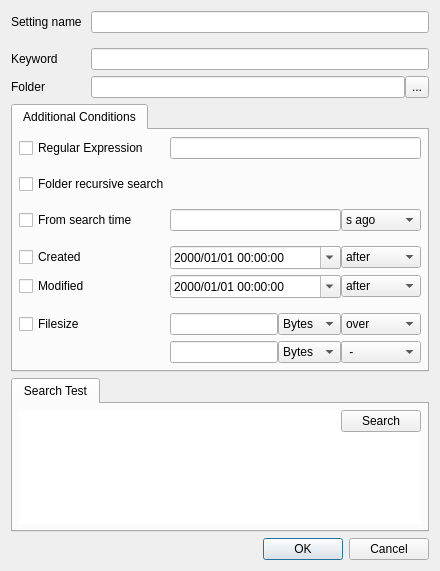
<?xml version="1.0" encoding="UTF-8"?>
<ui version="4.0">
 <class>FileSearchDialog</class>
 <widget class="QDialog" name="FileSearchDialog">
  <property name="windowModality">
   <enum>Qt::NonModal</enum>
  </property>
  <property name="geometry">
   <rect>
    <x>0</x>
    <y>0</y>
    <width>440</width>
    <height>571</height>
   </rect>
  </property>
  <property name="sizePolicy">
   <sizepolicy hsizetype="Preferred" vsizetype="Preferred">
    <horstretch>0</horstretch>
    <verstretch>0</verstretch>
   </sizepolicy>
  </property>
  <property name="windowTitle">
   <string>Dialog</string>
  </property>
  <property name="windowIcon">
   <iconset resource="../../res/resources.qrc">
    <normaloff>:/default_icons/edit.png</normaloff>:/default_icons/edit.png</iconset>
  </property>
  <property name="sizeGripEnabled">
   <bool>false</bool>
  </property>
  <property name="modal">
   <bool>false</bool>
  </property>
  <layout class="QVBoxLayout" name="verticalLayout">
   <item>
    <widget class="QFrame" name="frame">
     <property name="frameShape">
      <enum>QFrame::NoFrame</enum>
     </property>
     <property name="frameShadow">
      <enum>QFrame::Raised</enum>
     </property>
     <property name="lineWidth">
      <number>0</number>
     </property>
     <layout class="QGridLayout" name="gridLayout_3">
      <property name="leftMargin">
       <number>0</number>
      </property>
      <property name="topMargin">
       <number>0</number>
      </property>
      <property name="rightMargin">
       <number>0</number>
      </property>
      <property name="bottomMargin">
       <number>0</number>
      </property>
      <property name="horizontalSpacing">
       <number>0</number>
      </property>
      <property name="verticalSpacing">
       <number>6</number>
      </property>
      <item row="2" column="2" colspan="2">
       <widget class="QLineEdit" name="keywordLineEdit">
        <property name="placeholderText">
         <string/>
        </property>
       </widget>
      </item>
      <item row="3" column="2">
       <widget class="QLineEdit" name="directoryLineEdit">
        <property name="placeholderText">
         <string/>
        </property>
       </widget>
      </item>
      <item row="1" column="0">
       <spacer name="verticalSpacer_5">
        <property name="orientation">
         <enum>Qt::Vertical</enum>
        </property>
        <property name="sizeType">
         <enum>QSizePolicy::Fixed</enum>
        </property>
        <property name="sizeHint" stdset="0">
         <size>
          <width>20</width>
          <height>9</height>
         </size>
        </property>
       </spacer>
      </item>
      <item row="2" column="0">
       <widget class="QLabel" name="label_3">
        <property name="text">
         <string>Keyword</string>
        </property>
       </widget>
      </item>
      <item row="3" column="0">
       <widget class="QLabel" name="label_2">
        <property name="text">
         <string>Folder</string>
        </property>
       </widget>
      </item>
      <item row="0" column="0">
       <widget class="QLabel" name="label">
        <property name="text">
         <string>Setting name</string>
        </property>
       </widget>
      </item>
      <item row="3" column="3">
       <widget class="QToolButton" name="openToolButton">
        <property name="sizePolicy">
         <sizepolicy hsizetype="Preferred" vsizetype="Preferred">
          <horstretch>0</horstretch>
          <verstretch>0</verstretch>
         </sizepolicy>
        </property>
        <property name="text">
         <string>...</string>
        </property>
       </widget>
      </item>
      <item row="0" column="2" colspan="2">
       <widget class="QLineEdit" name="nameLineEdit"/>
      </item>
      <item row="0" column="1">
       <spacer name="horizontalSpacer">
        <property name="orientation">
         <enum>Qt::Horizontal</enum>
        </property>
        <property name="sizeType">
         <enum>QSizePolicy::Fixed</enum>
        </property>
        <property name="sizeHint" stdset="0">
         <size>
          <width>9</width>
          <height>20</height>
         </size>
        </property>
       </spacer>
      </item>
     </layout>
    </widget>
   </item>
   <item>
    <widget class="QTabWidget" name="searchAdditionalConditions">
     <property name="sizePolicy">
      <sizepolicy hsizetype="Expanding" vsizetype="Preferred">
       <horstretch>0</horstretch>
       <verstretch>0</verstretch>
      </sizepolicy>
     </property>
     <widget class="QWidget" name="searchAdditionalConditionsPage">
      <attribute name="title">
       <string>Additional Conditions</string>
      </attribute>
      <layout class="QVBoxLayout" name="verticalLayout_2">
       <property name="leftMargin">
        <number>6</number>
       </property>
       <property name="topMargin">
        <number>6</number>
       </property>
       <property name="rightMargin">
        <number>6</number>
       </property>
       <property name="bottomMargin">
        <number>6</number>
       </property>
       <item>
        <layout class="QGridLayout" name="gridLayout_2">
         <property name="horizontalSpacing">
          <number>0</number>
         </property>
         <item row="0" column="1" colspan="3">
          <widget class="QLineEdit" name="regexLineEdit">
           <property name="sizePolicy">
            <sizepolicy hsizetype="Expanding" vsizetype="Fixed">
             <horstretch>0</horstretch>
             <verstretch>0</verstretch>
            </sizepolicy>
           </property>
          </widget>
         </item>
         <item row="6" column="3">
          <widget class="QComboBox" name="createComboBox">
           <property name="sizePolicy">
            <sizepolicy hsizetype="MinimumExpanding" vsizetype="Fixed">
             <horstretch>0</horstretch>
             <verstretch>0</verstretch>
            </sizepolicy>
           </property>
           <item>
            <property name="text">
             <string>after</string>
            </property>
           </item>
           <item>
            <property name="text">
             <string>equals</string>
            </property>
           </item>
           <item>
            <property name="text">
             <string>before</string>
            </property>
           </item>
          </widget>
         </item>
         <item row="9" column="0">
          <widget class="QCheckBox" name="fsizeCheckBox">
           <property name="text">
            <string>Filesize</string>
           </property>
          </widget>
         </item>
         <item row="7" column="1" colspan="2">
          <widget class="QDateTimeEdit" name="modifiedDateTimeEdit">
           <property name="sizePolicy">
            <sizepolicy hsizetype="MinimumExpanding" vsizetype="Fixed">
             <horstretch>0</horstretch>
             <verstretch>0</verstretch>
            </sizepolicy>
           </property>
           <property name="displayFormat">
            <string>yyyy/MM/dd HH:mm:ss</string>
           </property>
           <property name="calendarPopup">
            <bool>true</bool>
           </property>
          </widget>
         </item>
         <item row="2" column="0">
          <widget class="QCheckBox" name="recursiveCheckBox">
           <property name="text">
            <string>Folder recursive search</string>
           </property>
          </widget>
         </item>
         <item row="7" column="0">
          <widget class="QCheckBox" name="modifiedCheckBox">
           <property name="text">
            <string>Modified</string>
           </property>
          </widget>
         </item>
         <item row="9" column="2">
          <widget class="QComboBox" name="bytesComboBox1">
           <property name="sizePolicy">
            <sizepolicy hsizetype="MinimumExpanding" vsizetype="Fixed">
             <horstretch>0</horstretch>
             <verstretch>0</verstretch>
            </sizepolicy>
           </property>
           <item>
            <property name="text">
             <string>Bytes</string>
            </property>
           </item>
           <item>
            <property name="text">
             <string>KB</string>
            </property>
           </item>
           <item>
            <property name="text">
             <string>MB</string>
            </property>
           </item>
           <item>
            <property name="text">
             <string>GB</string>
            </property>
           </item>
           <item>
            <property name="text">
             <string>TB</string>
            </property>
           </item>
          </widget>
         </item>
         <item row="6" column="0">
          <widget class="QCheckBox" name="createCheckBox">
           <property name="text">
            <string>Created</string>
           </property>
          </widget>
         </item>
         <item row="10" column="3">
          <widget class="QComboBox" name="fsizeComboBox2">
           <property name="sizePolicy">
            <sizepolicy hsizetype="MinimumExpanding" vsizetype="Fixed">
             <horstretch>0</horstretch>
             <verstretch>0</verstretch>
            </sizepolicy>
           </property>
           <property name="currentText">
            <string> -</string>
           </property>
           <property name="currentIndex">
            <number>5</number>
           </property>
           <item>
            <property name="text">
             <string>over</string>
            </property>
           </item>
           <item>
            <property name="text">
             <string>or more</string>
            </property>
           </item>
           <item>
            <property name="text">
             <string>equals to</string>
            </property>
           </item>
           <item>
            <property name="text">
             <string>or less</string>
            </property>
           </item>
           <item>
            <property name="text">
             <string>under</string>
            </property>
           </item>
           <item>
            <property name="text">
             <string> -</string>
            </property>
           </item>
          </widget>
         </item>
         <item row="1" column="0">
          <spacer name="verticalSpacer">
           <property name="orientation">
            <enum>Qt::Vertical</enum>
           </property>
           <property name="sizeType">
            <enum>QSizePolicy::Fixed</enum>
           </property>
           <property name="sizeHint" stdset="0">
            <size>
             <width>20</width>
             <height>9</height>
            </size>
           </property>
          </spacer>
         </item>
         <item row="4" column="0">
          <widget class="QCheckBox" name="secondsCheckBox">
           <property name="text">
            <string>From search time</string>
           </property>
          </widget>
         </item>
         <item row="4" column="3">
          <widget class="QComboBox" name="secondsComboBox">
           <property name="sizePolicy">
            <sizepolicy hsizetype="MinimumExpanding" vsizetype="Fixed">
             <horstretch>0</horstretch>
             <verstretch>0</verstretch>
            </sizepolicy>
           </property>
           <item>
            <property name="text">
             <string>s ago</string>
            </property>
           </item>
           <item>
            <property name="text">
             <string>min ago</string>
            </property>
           </item>
           <item>
            <property name="text">
             <string>h ago</string>
            </property>
           </item>
          </widget>
         </item>
         <item row="9" column="1">
          <widget class="QLineEdit" name="fsizeLineEdit1">
           <property name="sizePolicy">
            <sizepolicy hsizetype="Expanding" vsizetype="Fixed">
             <horstretch>0</horstretch>
             <verstretch>0</verstretch>
            </sizepolicy>
           </property>
          </widget>
         </item>
         <item row="7" column="3">
          <widget class="QComboBox" name="modifiedComboBox">
           <property name="sizePolicy">
            <sizepolicy hsizetype="MinimumExpanding" vsizetype="Fixed">
             <horstretch>0</horstretch>
             <verstretch>0</verstretch>
            </sizepolicy>
           </property>
           <item>
            <property name="text">
             <string>after</string>
            </property>
           </item>
           <item>
            <property name="text">
             <string>equals</string>
            </property>
           </item>
           <item>
            <property name="text">
             <string>before</string>
            </property>
           </item>
          </widget>
         </item>
         <item row="10" column="1">
          <widget class="QLineEdit" name="fsizeLineEdit2">
           <property name="sizePolicy">
            <sizepolicy hsizetype="Expanding" vsizetype="Fixed">
             <horstretch>0</horstretch>
             <verstretch>0</verstretch>
            </sizepolicy>
           </property>
          </widget>
         </item>
         <item row="4" column="1" colspan="2">
          <widget class="QLineEdit" name="secondsLineEdit">
           <property name="sizePolicy">
            <sizepolicy hsizetype="Expanding" vsizetype="Fixed">
             <horstretch>0</horstretch>
             <verstretch>0</verstretch>
            </sizepolicy>
           </property>
          </widget>
         </item>
         <item row="5" column="0">
          <spacer name="verticalSpacer_3">
           <property name="orientation">
            <enum>Qt::Vertical</enum>
           </property>
           <property name="sizeType">
            <enum>QSizePolicy::Fixed</enum>
           </property>
           <property name="sizeHint" stdset="0">
            <size>
             <width>20</width>
             <height>9</height>
            </size>
           </property>
          </spacer>
         </item>
         <item row="6" column="1" colspan="2">
          <widget class="QDateTimeEdit" name="createDateTimeEdit">
           <property name="sizePolicy">
            <sizepolicy hsizetype="MinimumExpanding" vsizetype="Fixed">
             <horstretch>0</horstretch>
             <verstretch>0</verstretch>
            </sizepolicy>
           </property>
           <property name="displayFormat">
            <string>yyyy/MM/dd HH:mm:ss</string>
           </property>
           <property name="calendarPopup">
            <bool>true</bool>
           </property>
          </widget>
         </item>
         <item row="10" column="2">
          <widget class="QComboBox" name="bytesComboBox2">
           <property name="sizePolicy">
            <sizepolicy hsizetype="MinimumExpanding" vsizetype="Fixed">
             <horstretch>0</horstretch>
             <verstretch>0</verstretch>
            </sizepolicy>
           </property>
           <item>
            <property name="text">
             <string>Bytes</string>
            </property>
           </item>
           <item>
            <property name="text">
             <string>KB</string>
            </property>
           </item>
           <item>
            <property name="text">
             <string>MB</string>
            </property>
           </item>
           <item>
            <property name="text">
             <string>GB</string>
            </property>
           </item>
           <item>
            <property name="text">
             <string>TB</string>
            </property>
           </item>
          </widget>
         </item>
         <item row="0" column="0">
          <widget class="QCheckBox" name="regexCheckBox">
           <property name="text">
            <string>Regular Expression</string>
           </property>
          </widget>
         </item>
         <item row="3" column="0">
          <spacer name="verticalSpacer_2">
           <property name="orientation">
            <enum>Qt::Vertical</enum>
           </property>
           <property name="sizeType">
            <enum>QSizePolicy::Fixed</enum>
           </property>
           <property name="sizeHint" stdset="0">
            <size>
             <width>20</width>
             <height>9</height>
            </size>
           </property>
          </spacer>
         </item>
         <item row="9" column="3">
          <widget class="QComboBox" name="fsizeComboBox1">
           <property name="sizePolicy">
            <sizepolicy hsizetype="MinimumExpanding" vsizetype="Fixed">
             <horstretch>0</horstretch>
             <verstretch>0</verstretch>
            </sizepolicy>
           </property>
           <item>
            <property name="text">
             <string>over</string>
            </property>
           </item>
           <item>
            <property name="text">
             <string>or more</string>
            </property>
           </item>
           <item>
            <property name="text">
             <string>equals to</string>
            </property>
           </item>
           <item>
            <property name="text">
             <string>or less</string>
            </property>
           </item>
           <item>
            <property name="text">
             <string>under</string>
            </property>
           </item>
          </widget>
         </item>
         <item row="8" column="0">
          <spacer name="verticalSpacer_4">
           <property name="orientation">
            <enum>Qt::Vertical</enum>
           </property>
           <property name="sizeType">
            <enum>QSizePolicy::Fixed</enum>
           </property>
           <property name="sizeHint" stdset="0">
            <size>
             <width>20</width>
             <height>9</height>
            </size>
           </property>
          </spacer>
         </item>
        </layout>
       </item>
      </layout>
     </widget>
    </widget>
   </item>
   <item>
    <widget class="QTabWidget" name="testSearch">
     <widget class="QWidget" name="testSearchPage">
      <attribute name="title">
       <string>Search Test</string>
      </attribute>
      <layout class="QVBoxLayout" name="verticalLayout_3">
       <property name="leftMargin">
        <number>6</number>
       </property>
       <property name="topMargin">
        <number>6</number>
       </property>
       <property name="rightMargin">
        <number>6</number>
       </property>
       <property name="bottomMargin">
        <number>6</number>
       </property>
       <item>
        <layout class="QGridLayout" name="gridLayout_4">
         <property name="topMargin">
          <number>0</number>
         </property>
         <property name="spacing">
          <number>0</number>
         </property>
         <item row="0" column="2">
          <widget class="QPushButton" name="testSearchButton">
           <property name="sizePolicy">
            <sizepolicy hsizetype="Fixed" vsizetype="Fixed">
             <horstretch>0</horstretch>
             <verstretch>0</verstretch>
            </sizepolicy>
           </property>
           <property name="text">
            <string>Search</string>
           </property>
          </widget>
         </item>
         <item row="1" column="0" colspan="3">
          <widget class="SearchDialogTable" name="resultTableWidget">
           <property name="frameShape">
            <enum>QFrame::NoFrame</enum>
           </property>
          </widget>
         </item>
         <item row="0" column="0" colspan="2">
          <widget class="QLineEdit" name="directoryTestLineEdit">
           <property name="sizePolicy">
            <sizepolicy hsizetype="Preferred" vsizetype="Preferred">
             <horstretch>0</horstretch>
             <verstretch>0</verstretch>
            </sizepolicy>
           </property>
           <property name="frame">
            <bool>false</bool>
           </property>
           <property name="readOnly">
            <bool>true</bool>
           </property>
          </widget>
         </item>
        </layout>
       </item>
      </layout>
     </widget>
    </widget>
   </item>
   <item>
    <widget class="QDialogButtonBox" name="buttonBox">
     <property name="orientation">
      <enum>Qt::Horizontal</enum>
     </property>
     <property name="standardButtons">
      <set>QDialogButtonBox::Cancel|QDialogButtonBox::Ok</set>
     </property>
    </widget>
   </item>
  </layout>
 </widget>
 <customwidgets>
  <customwidget>
   <class>SearchDialogTable</class>
   <extends>QTableWidget</extends>
   <header>searchdialogtable.h</header>
  </customwidget>
 </customwidgets>
 <tabstops>
  <tabstop>nameLineEdit</tabstop>
  <tabstop>keywordLineEdit</tabstop>
  <tabstop>directoryLineEdit</tabstop>
  <tabstop>openToolButton</tabstop>
 </tabstops>
 <resources>
  <include location="../../res/resources.qrc"/>
  <include location="../../res/resources.qrc"/>
  <include location="../../res/resources.qrc"/>
  <include location="../../res/resources.qrc"/>
 </resources>
 <connections>
  <connection>
   <sender>buttonBox</sender>
   <signal>accepted()</signal>
   <receiver>FileSearchDialog</receiver>
   <slot>accept()</slot>
   <hints>
    <hint type="sourcelabel">
     <x>266</x>
     <y>540</y>
    </hint>
    <hint type="destinationlabel">
     <x>157</x>
     <y>274</y>
    </hint>
   </hints>
  </connection>
  <connection>
   <sender>buttonBox</sender>
   <signal>rejected()</signal>
   <receiver>FileSearchDialog</receiver>
   <slot>reject()</slot>
   <hints>
    <hint type="sourcelabel">
     <x>334</x>
     <y>540</y>
    </hint>
    <hint type="destinationlabel">
     <x>286</x>
     <y>274</y>
    </hint>
   </hints>
  </connection>
 </connections>
</ui>
